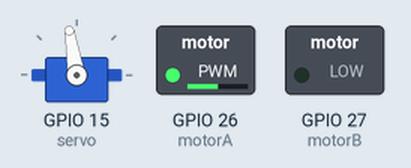
Simulated run of this sketch. Board: ESP32. On the bench: servo, switched loads named in the sketch (green lamp = pin HIGH). Servo pulses on a pin are drawn as a servo (544–2400 µs = 0–180°).

Above: at 0.1 s.
At 3.1 s:
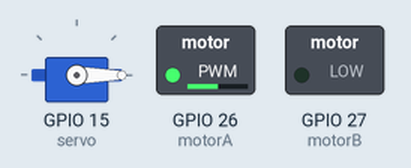
At 21.1 s:
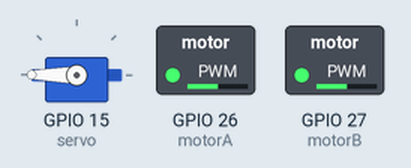
At 39.1 s:
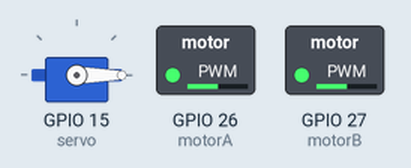
Timing chart, 0 to 40.0 s (numbered marks = the images above):
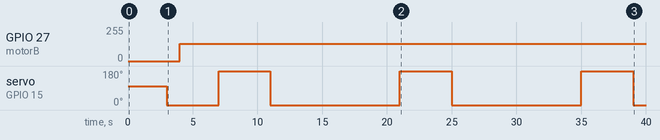

Measured:
- by itself, GPIO 27 (motorB): 0/255 → 128/255 at 4.0 s
- by itself, servo on GPIO 15 (servo): repeats every 14.0 s: 180° 4.0 s, 0° 10.0 s

The sketch:

blueteeth-car.ino
```cpp
const int servo = 15;
const int motorA = 26;
const int motorB = 27;
//pwm
const int freq = 50;//频率
const int resolution = 8;//分辨率
//channel
const int servo_channel = 0;//舵机
const int motorA_channel = 1;//电机A
const int motorB_channel = 2;//电机B

void setup() {
  // put your setup code here, to run once:
  //舵机
  ledcSetup(servo_channel,freq,resolution);
  ledcAttachPin(servo,servo_channel);
  //电机A
  ledcSetup(motorA_channel,freq,resolution);
  ledcAttachPin(motorA,motorA_channel);
  //电机B
  ledcSetup(motorB_channel,freq,resolution);
  ledcAttachPin(motorB,motorB_channel);

  ledcWrite(servo_channel,20);
  ledcWrite(motorA_channel,0);
  ledcWrite(motorB_channel,0);
}

void loop() {
  // put your main code here, to run repeatedly:
  while(1){
    ledcWrite(motorA_channel,128);
    delay(3000);
    ledcWrite(servo_channel,7);
    delay(1000);
    ledcWrite(motorB_channel,128);
    delay(3000);
    ledcWrite(servo_channel,32);
    delay(3000);
    ledcWrite(motorA_channel,128);
    delay(1000);
    ledcWrite(servo_channel,7);
    delay(3000);
    ledcWrite(motorB_channel,128);
  }

}
```
